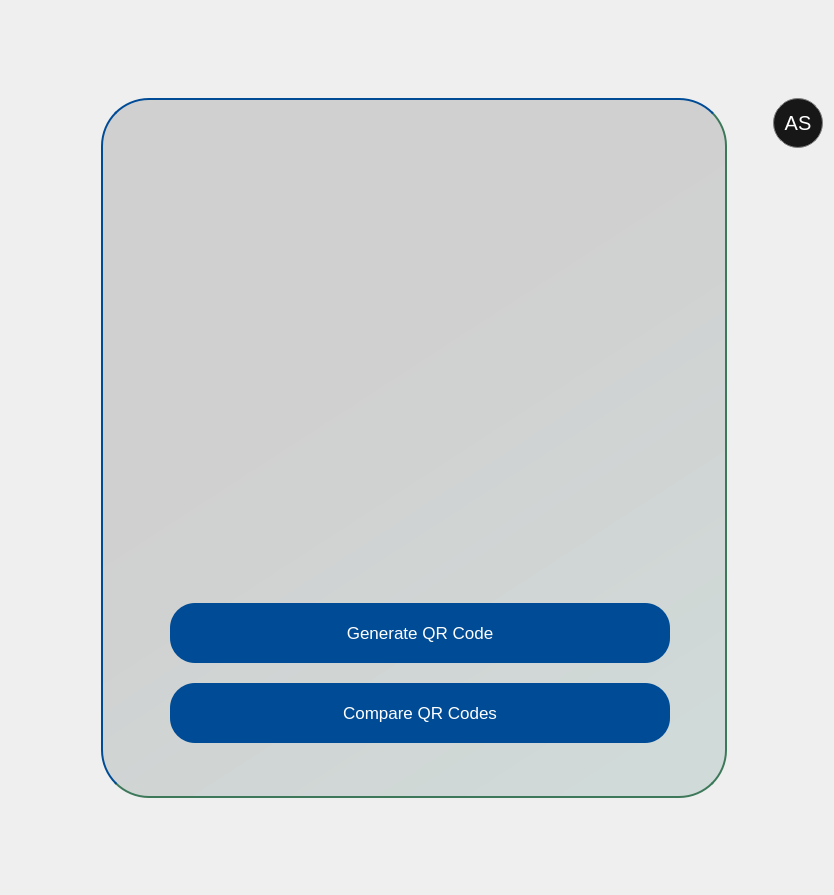
                    <widget class="QWidget" name="qr_code_page">
                     <layout class="QGridLayout" name="gridLayout_24">
                      <item row="1" column="2" rowspan="3">
                       <widget class="QWidget" name="widget_34" native="true">
                        <property name="minimumSize">
                         <size>
                          <width>626</width>
                          <height>686</height>
                         </size>
                        </property>
                        <property name="maximumSize">
                         <size>
                          <width>16777215</width>
                          <height>16777215</height>
                         </size>
                        </property>
                        <property name="styleSheet">
                         <string notr="true">border: 2px solid transparent; 
border-radius: 48px;
opacity: 5px;
background: qlineargradient(x1: 0.21, y1: 0, x2: 0.79, y2: 1, stop: 0 rgba(0, 0, 0, 0.13), stop: 0.3815 rgba(0, 0, 0, 0.13), stop: 1 rgba(0, 77, 64, 0.13));
border-right-color: rgb(60, 120, 89);
border-bottom-color: rgb(60, 120, 89);
border-top-color: rgb(0, 75, 149);
border-left-color: rgb(0, 75, 149);
</string>
                        </property>
                        <layout class="QGridLayout" name="gridLayout_25">
                         <item row="1" column="0">
                          <layout class="QVBoxLayout" name="verticalLayout_36">
                           <item>
                            <spacer name="verticalSpacer_68">
                             <property name="orientation">
                              <enum>Qt::Vertical</enum>
                             </property>
                             <property name="sizeType">
                              <enum>QSizePolicy::Fixed</enum>
                             </property>
                             <property name="sizeHint" stdset="0">
                              <size>
                               <width>20</width>
                               <height>0</height>
                              </size>
                             </property>
                            </spacer>
                           </item>
                           <item alignment="Qt::AlignHCenter">
                            <widget class="QLabel" name="qr_label">
                             <property name="minimumSize">
                              <size>
                               <width>400</width>
                               <height>400</height>
                              </size>
                             </property>
                             <property name="maximumSize">
                              <size>
                               <width>400</width>
                               <height>400</height>
                              </size>
                             </property>
                             <property name="cursor">
                              <cursorShape>BlankCursor</cursorShape>
                             </property>
                             <property name="styleSheet">
                              <string notr="true">border:none;
background:transparent;
border-radius: 0px;
</string>
                             </property>
                             <property name="text">
                              <string />
                             </property>
                             <property name="scaledContents">
                              <bool>true</bool>
                             </property>
                            </widget>
                           </item>
                           <item>
                            <spacer name="verticalSpacer_69">
                             <property name="orientation">
                              <enum>Qt::Vertical</enum>
                             </property>
                             <property name="sizeHint" stdset="0">
                              <size>
                               <width>20</width>
                               <height>40</height>
                              </size>
                             </property>
                            </spacer>
                           </item>
                           <item>
                            <widget class="QWidget" name="widget_37" native="true">
                             <property name="minimumSize">
                              <size>
                               <width>0</width>
                               <height>156</height>
                              </size>
                             </property>
                             <property name="maximumSize">
                              <size>
                               <width>16777215</width>
                               <height>156</height>
                              </size>
                             </property>
                             <property name="styleSheet">
                              <string notr="true">border:none;
background:transparent;</string>
                             </property>
                             <widget class="QWidget" name="layoutWidget_13">
                              <property name="geometry">
                               <rect>
                                <x>60</x>
                                <y>10</y>
                                <width>502</width>
                                <height>140</height>
                               </rect>
                              </property>
                              <layout class="QVBoxLayout" name="verticalLayout_37">
                               <item>
                                <widget class="QPushButton" name="generate_qr_code_button_2">
                                 <property name="enabled">
                                  <bool>true</bool>
                                 </property>
                                 <property name="sizePolicy">
                                  <sizepolicy hsizetype="Preferred" vsizetype="Preferred">
                                   <horstretch>0</horstretch>
                                   <verstretch>0</verstretch>
                                  </sizepolicy>
                                 </property>
                                 <property name="minimumSize">
                                  <size>
                                   <width>500</width>
                                   <height>60</height>
                                  </size>
                                 </property>
                                 <property name="maximumSize">
                                  <size>
                                   <width>500</width>
                                   <height>60</height>
                                  </size>
                                 </property>
                                 <property name="font">
                                  <font>
                                   <pointsize>13</pointsize>
                                  </font>
                                 </property>
                                 <property name="cursor">
                                  <cursorShape>PointingHandCursor</cursorShape>
                                 </property>
                                 <property name="styleSheet">
                                  <string notr="true">QPushButton{border: 0px solid gray; 
border-radius: 25px;
background-color: #004B95;
color:white;

}
QPushButton:hover {
    color: white;
	background-color: #005ce6;
}
QPushButton:pressed {
    background-color: #003d99; /* Slightly darker blue for the pressed state */
    color: white; /* Keep the text color visible */
}
</string>
                                 </property>
                                 <property name="text">
                                  <string>Generate QR Code</string>
                                 </property>
                                 <property name="shortcut">
                                  <string>Return</string>
                                 </property>
                                </widget>
                               </item>
                               <item>
                                <spacer name="verticalSpacer_70">
                                 <property name="orientation">
                                  <enum>Qt::Vertical</enum>
                                 </property>
                                 <property name="sizeHint" stdset="0">
                                  <size>
                                   <width>20</width>
                                   <height>40</height>
                                  </size>
                                 </property>
                                </spacer>
                               </item>
                               <item>
                                <widget class="QPushButton" name="compare_qr_codes_button_2">
                                 <property name="enabled">
                                  <bool>true</bool>
                                 </property>
                                 <property name="sizePolicy">
                                  <sizepolicy hsizetype="Preferred" vsizetype="Preferred">
                                   <horstretch>0</horstretch>
                                   <verstretch>0</verstretch>
                                  </sizepolicy>
                                 </property>
                                 <property name="minimumSize">
                                  <size>
                                   <width>500</width>
                                   <height>60</height>
                                  </size>
                                 </property>
                                 <property name="maximumSize">
                                  <size>
                                   <width>500</width>
                                   <height>60</height>
                                  </size>
                                 </property>
                                 <property name="font">
                                  <font>
                                   <pointsize>13</pointsize>
                                  </font>
                                 </property>
                                 <property name="cursor">
                                  <cursorShape>PointingHandCursor</cursorShape>
                                 </property>
                                 <property name="layoutDirection">
                                  <enum>Qt::LeftToRight</enum>
                                 </property>
                                 <property name="styleSheet">
                                  <string notr="true">QPushButton{border: 0px solid gray; 
border-radius: 25px;
background-color: #004B95;
color:white;

}
QPushButton:hover {
    color: white;
	background-color: #005ce6;
}
QPushButton:pressed {
    background-color: #003d99; /* Slightly darker blue for the pressed state */
    color: white; /* Keep the text color visible */
}
</string>
                                 </property>
                                 <property name="text">
                                  <string>Compare QR Codes</string>
                                 </property>
                                </widget>
                               </item>
                              </layout>
                             </widget>
                            </widget>
                           </item>
                           <item>
                            <spacer name="verticalSpacer_72">
                             <property name="orientation">
                              <enum>Qt::Vertical</enum>
                             </property>
                             <property name="sizeHint" stdset="0">
                              <size>
                               <width>20</width>
                               <height>40</height>
                              </size>
                             </property>
                            </spacer>
                           </item>
                          </layout>
                         </item>
                         <item row="0" column="0">
                          <spacer name="verticalSpacer_71">
                           <property name="orientation">
                            <enum>Qt::Vertical</enum>
                           </property>
                           <property name="sizeType">
                            <enum>QSizePolicy::Preferred</enum>
                           </property>
                           <property name="sizeHint" stdset="0">
                            <size>
                             <width>20</width>
                             <height>40</height>
                            </size>
                           </property>
                          </spacer>
                         </item>
                        </layout>
                       </widget>
                      </item>
                      <item row="0" column="2">
                       <spacer name="verticalSpacer_73">
                        <property name="orientation">
                         <enum>Qt::Vertical</enum>
                        </property>
                        <property name="sizeHint" stdset="0">
                         <size>
                          <width>20</width>
                          <height>87</height>
                         </size>
                        </property>
                       </spacer>
                      </item>
                      <item row="1" column="4" rowspan="3">
                       <layout class="QVBoxLayout" name="verticalLayout_23">
                        <item>
                         <widget class="QPushButton" name="usermenu_pushButton_3">
                          <property name="minimumSize">
                           <size>
                            <width>50</width>
                            <height>50</height>
                           </size>
                          </property>
                          <property name="maximumSize">
                           <size>
                            <width>50</width>
                            <height>50</height>
                           </size>
                          </property>
                          <property name="font">
                           <font>
                            <pointsize>15</pointsize>
                           </font>
                          </property>
                          <property name="cursor">
                           <cursorShape>PointingHandCursor</cursorShape>
                          </property>
                          <property name="styleSheet">
                           <string notr="true">QPushButton {
    color: white;
    background-color:#171717;
    border: 1px solid grey;
    border-radius: 25px; 
}

QPushButton:hover {
    border: 2px solid rgb(83, 83, 83); /* Change border color on hover */
    background-color:#171717;
   
}

</string>
                          </property>
                          <property name="text">
                           <string>AS</string>
                          </property>
                         </widget>
                        </item>
                        <item>
                         <spacer name="verticalSpacer_67">
                          <property name="orientation">
                           <enum>Qt::Vertical</enum>
                          </property>
                          <property name="sizeHint" stdset="0">
                           <size>
                            <width>20</width>
                            <height>40</height>
                           </size>
                          </property>
                         </spacer>
                        </item>
                       </layout>
                      </item>
                      <item row="4" column="2">
                       <spacer name="verticalSpacer_35">
                        <property name="orientation">
                         <enum>Qt::Vertical</enum>
                        </property>
                        <property name="sizeHint" stdset="0">
                         <size>
                          <width>20</width>
                          <height>86</height>
                         </size>
                        </property>
                       </spacer>
                      </item>
                      <item row="2" column="0">
                       <spacer name="horizontalSpacer_90">
                        <property name="orientation">
                         <enum>Qt::Horizontal</enum>
                        </property>
                        <property name="sizeHint" stdset="0">
                         <size>
                          <width>40</width>
                          <height>20</height>
                         </size>
                        </property>
                       </spacer>
                      </item>
                      <item row="2" column="1">
                       <spacer name="horizontalSpacer_75">
                        <property name="orientation">
                         <enum>Qt::Horizontal</enum>
                        </property>
                        <property name="sizeType">
                         <enum>QSizePolicy::Fixed</enum>
                        </property>
                        <property name="sizeHint" stdset="0">
                         <size>
                          <width>50</width>
                          <height>20</height>
                         </size>
                        </property>
                       </spacer>
                      </item>
                      <item row="2" column="3">
                       <spacer name="horizontalSpacer_92">
                        <property name="orientation">
                         <enum>Qt::Horizontal</enum>
                        </property>
                        <property name="sizeHint" stdset="0">
                         <size>
                          <width>40</width>
                          <height>20</height>
                         </size>
                        </property>
                       </spacer>
                      </item>
                     </layout>
                    </widget>
